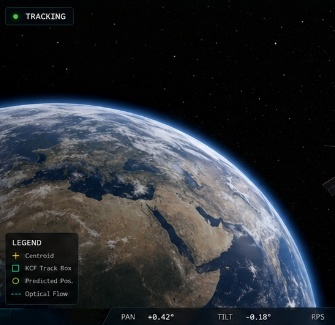
#> input picture assets/earth_custom.jpg, 335 x 325 px
$ python -i acquisition.py   (imports and definitions only)
#> lines starting #> are read from the running program, lines starting #| are printed output that depends on the picture; after the words box and inside, x2 and y2 are one past the last pixel; in counts of white or black regions, pixels touching at a corner belong together
#> further down, picture is the input picture: shape (325, 335, 3); mean B, G, R 49.4, 44.4, 41.2
"""
vision/acquisition.py — 1550 nm IR Beacon Acquisition

On a real InGaAs/SWIR camera, a 1550 nm laser beacon appears as the
SINGLE BRIGHTEST spot in the image — far outshining background illumination,
stars, or Earth albedo.

Strategy:
  1. High-threshold pass: isolate pixels > IR_THRESHOLD (the beacon)
  2. If found → connected components, score by brightness × SNR
  3. If not found → fall back to OTSU (for noisy/disturbed frames)
"""
import numpy as np
import cv2

IR_THRESHOLD = 180   # pixels above this are "definitely IR beacon"
OTSU_FALLBACK = True


def acquire_beacon(frame: np.ndarray) -> list[tuple[int, int, float]]:
    """
    Returns list of (cx, cy, score) sorted descending by score.

    Primary path:  high-threshold → blob detection (incorporating red light prominence)
    Fallback path: OTSU adaptive threshold
    """
    candidates = _high_threshold_detect(frame)
    if not candidates and OTSU_FALLBACK:
        candidates = _otsu_detect(frame)
    return candidates


def _preprocess_frame(frame: np.ndarray) -> tuple[np.ndarray, np.ndarray | None]:
    """Helper to derive processing map (combining brightness and red prominence) and BGR frame."""
    if frame.ndim == 3:
        gray = cv2.cvtColor(frame, cv2.COLOR_BGR2GRAY)
        b, g, r = frame[:, :, 0].astype(float), frame[:, :, 1].astype(float), frame[:, :, 2].astype(float)
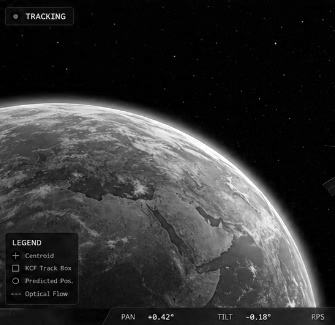
#> b: shape (325, 335) float64; min 0, max 255, mean 49.4
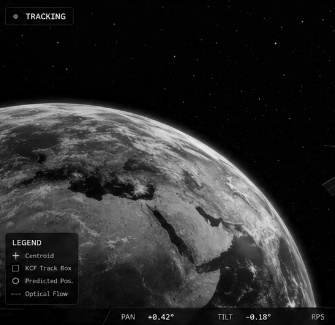
#> r: shape (325, 335) float64; min 0, max 241, mean 41.2
        red_prom = np.clip(1.8 * r - g - b, 0, 255).astype(np.uint8)
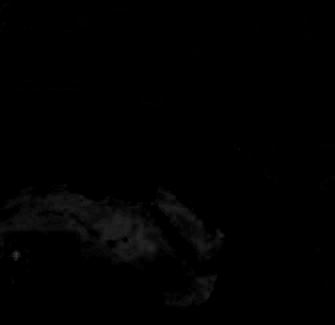
#> red_prom: shape (325, 335); min 0, max 66, mean 1.4
        proc = cv2.addWeighted(gray, 0.4, red_prom, 0.6, 0)
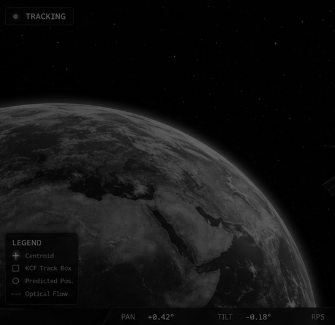
#> proc: shape (325, 335); min 0, max 104, mean 18.4
        return proc, frame
    return frame, None


def _high_threshold_detect(frame: np.ndarray) -> list[tuple[int, int, float]]:
    """Find the brightest red beacon blob hot-spot."""
    proc, bgr = _preprocess_frame(frame)
    blurred = cv2.GaussianBlur(proc, (3, 3), 0)

    # Binary mask: bright & red-boosted beacon pixels
    thresh_val = min(IR_THRESHOLD, int(blurred.max() * 0.7)) if blurred.max() > 100 else IR_THRESHOLD
#> thresh_val = 180
    _, thresh = cv2.threshold(blurred, thresh_val, 255, cv2.THRESH_BINARY)
#> thresh: shape (325, 335); every value is 0

    n, labels, stats, centroids = cv2.connectedComponentsWithStats(thresh)
#> labels: shape (325, 335) int32; every value is 0
#> n = 1; stats = [[0, 0, 335, 325, 108875]]; centroids = [[167, 162]]
    candidates = []

    for i in range(1, n):
        area = stats[i, cv2.CC_STAT_AREA]
        if area < 2 or area > 3000:
            continue

        cx_f, cy_f = float(centroids[i][0]), float(centroids[i][1])
        cx, cy = int(cx_f), int(cy_f)

        bw = stats[i, cv2.CC_STAT_WIDTH]
        bh = stats[i, cv2.CC_STAT_HEIGHT]

        aspect = max(bw, bh) / max(min(bw, bh), 1)
        if aspect > 6:
            continue

        # Compute SNR against surrounding annulus background
        H, W = proc.shape[:2]
        r_sig = max(int(np.sqrt(area) * 1.5), 8)
        r_ann = r_sig + 16
        x0 = max(0, cx - r_ann); y0 = max(0, cy - r_ann)
        x1 = min(W, cx + r_ann); y1 = min(H, cy + r_ann)
        roi = proc[y0:y1, x0:x1].astype(np.float32)
        ys, xs = np.ogrid[y0:y1, x0:x1]
        d2 = (xs - cx)**2 + (ys - cy)**2
        sig_mask = d2 <= r_sig**2
        ann_mask = (d2 > r_sig**2) & (d2 <= r_ann**2)

        sig_roi = roi[sig_mask[:roi.shape[0], :roi.shape[1]]] if np.any(sig_mask) else np.array([0])
        ann_roi = roi[ann_mask[:roi.shape[0], :roi.shape[1]]] if np.any(ann_mask) else np.array([1])

        peak    = float(sig_roi.max()) if sig_roi.size else 0.0
        bg_mean = float(ann_roi.mean()) if ann_roi.size else 0.0
        bg_std  = float(ann_roi.std())  + 1e-6

        snr   = (peak - bg_mean) / bg_std
        red_factor = 1.0
        if bgr is not None and 0 <= cy < H and 0 <= cx < W:
            pix_b, pix_g, pix_r = bgr[cy, cx].astype(float)
            if pix_r > pix_g and pix_r > pix_b:
                red_factor = 1.5 + (pix_r - max(pix_g, pix_b)) / 255.0

        score = snr * min(area, 300) / 300.0 * red_factor

        if score > 0.8:
            candidates.append((cx, cy, float(score)))
#> after the loop, candidates = []

    candidates.sort(key=lambda x: -x[2])
    return candidates[:3]


def _otsu_detect(frame: np.ndarray) -> list[tuple[int, int, float]]:
    """Adaptive OTSU fallback for heavily disturbed / low-SNR frames."""
    proc, bgr = _preprocess_frame(frame)
    blurred = cv2.GaussianBlur(proc, (5, 5), 0)
    _, thresh = cv2.threshold(blurred, 0, 255,
                              cv2.THRESH_BINARY + cv2.THRESH_OTSU)
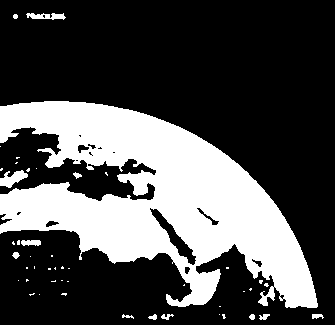
#> thresh: shape (325, 335); 30.8% white; 47 white regions (34 under 20 px), largest, box (x1, y1, x2, y2) and area: (0, 101, 318, 308) 32468, (0, 170, 28, 188) 272, (26, 13, 66, 20) 182
    n, labels, stats, centroids = cv2.connectedComponentsWithStats(thresh)
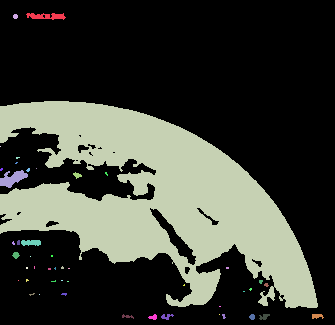
#> labels: shape (325, 335) int32; 48 distinct labels, from 0 to 47; one colour per label, 0 black
#> n = 48; stats = 48 rows, first 6: [0, 0, 335, 325, 75352], [26, 13, 40, 7, 182], [13, 14, 5, 5, 21], [0, 101, 318, 207, 32468], [0, 146, 1, 1, 1], [16, 157, 4, 2, 6]; centroids = 48 pairs, first value 0 to 316.7, second value 15.87 to 316.8
    candidates = []

    for i in range(1, n):
        area = stats[i, cv2.CC_STAT_AREA]
        if area < 4 or area > 2000:
            continue
        cx, cy = int(centroids[i][0]), int(centroids[i][1])
        w  = stats[i, cv2.CC_STAT_WIDTH]
        h  = stats[i, cv2.CC_STAT_HEIGHT]
        if max(w, h) / max(min(w, h), 1) > 5:
            continue
        H_f, W_f = proc.shape[:2]
        roi  = proc[max(0, cy-12):cy+13, max(0, cx-12):cx+13]
        snr  = (roi.max() - roi.mean()) / (roi.std() + 1e-6) if roi.size else 0
        score = float(snr) * min(area, 200) / 200.0
        if score > 0.8:
            candidates.append((cx, cy, score))
#> this loop made 47 passes
#> (area, cx, cy, w, h, snr, score) on passes 2, 10, 11, 15, 16, 40, 41, 42, 45, 46, 47: (21, 15, 16, 5, 5, 5.36, 0.562), (272, 12, 178, 28, 18, 2.51, 2.51), (34, 76, 174, 9, 7, 4.17, 0.709), (100, 30, 242, 20, 6, 4.08, 2.04), (36, 15, 254, 8, 7, 5.46, 0.982), (29, 127, 316, 12, 5, 5.47, 0.794), (34, 152, 316, 9, 6, 5.13, 0.871), (43, 166, 316, 13, 6, 4.66, 1), (28, 251, 316, 6, 6, 5.53, 0.774), (43, 263, 316, 11, 6, 4.88, 1.05), (45, 316, 315, 12, 5, 3.65, 0.822)
#> (area, cx, cy, w, h) on pass 1: (182, 45, 15, 40, 7)
#> pass 2, in _otsu_detect, `roi  = proc[max(0, cy-12):cy+13, max(0, cx-12):cx+13]`:
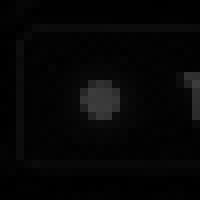
#> roi: shape (25, 25) (shown 8 times larger); min 0, max 61, mean 5.8
#> after the loop, candidates = [(12, 178, 2.51), (30, 242, 2.04), (15, 254, 0.982), (152, 316, 0.871), (166, 316, 1), (263, 316, 1.05), (316, 315, 0.822)]

    candidates.sort(key=lambda x: -x[2])
    return candidates[:3]

>>> import cv2
>>> picture = cv2.imread('../assets/earth_custom.jpg')
>>> result = acquire_beacon(picture)
#> in acquire_beacon, `candidates = _otsu_detect(frame)`: candidates = [(12, 178, 2.51), (30, 242, 2.04), (263, 316, 1.05)]
#> result has the same summary as candidates in acquire_beacon

$ run again, on assets/earth.png
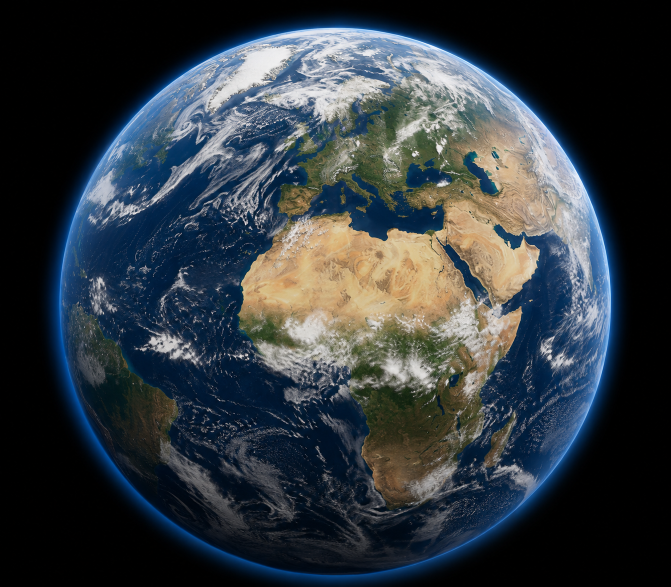
#> input picture assets/earth.png, 1341 x 1173 px (shown at 1/2 size)
#> picture is the input picture: shape (1173, 1341, 3); mean B, G, R 64.1, 58.3, 50.8
#> thresh_val = 99
#> thresh: shape (1173, 1341); 4.7% white; 103 white regions (82 under 20 px), largest, box (x1, y1, x2, y2) and area: (483, 433, 926, 646) 57306, (870, 400, 1078, 591) 12665, (996, 316, 1045, 370) 1103
#> labels: shape (1173, 1341) int32; 104 distinct labels, from 0 to 103
#> n = 104; stats = 104 rows, first 6: [0, 0, 1341, 1173, 1498672], [951, 311, 27, 24, 221], [996, 316, 49, 54, 1103], [950, 318, 1, 1, 1], [973, 334, 7, 9, 23], [969, 339, 2, 2, 3]; centroids = 104 pairs, first value 489 to 1066.7, second value 318 to 948
#> the loop in _high_threshold_detect, `for i in range(1, n):` made 103 passes
#> (area, cx_f, cy_f, cx, cy, bw, bh, aspect) on passes 1, 2, 4, 9, 11, 16, 20, 23: (221, 966.9, 325.3, 966, 325, 27, 24, 1.12), (1103, 1018.7, 344.8, 1018, 344, 49, 54, 1.1), (23, 976, 337.5, 976, 337, 7, 9, 1.29), (305, 1003.4, 391.3, 1003, 391, 41, 41, 1), (533, 1031.4, 390.2, 1031, 390, 42, 37, 1.14), (45, 961.4, 395.6, 961, 395, 14, 7, 2), (87, 603.9, 406.3, 603, 406, 18, 11, 1.64), (68, 968.8, 404.2, 968, 404, 23, 11, 2.09)
#> after the loop in _high_threshold_detect, `for i in range(1, n):`:
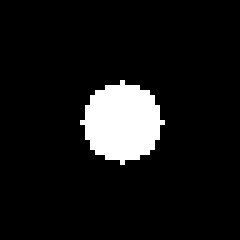
#> sig_mask: shape (48, 48) bool (shown 5 times larger); 8.6% white; 1 white region, box (x1, y1, x2, y2) and area: (16, 16, 33, 33) 197
